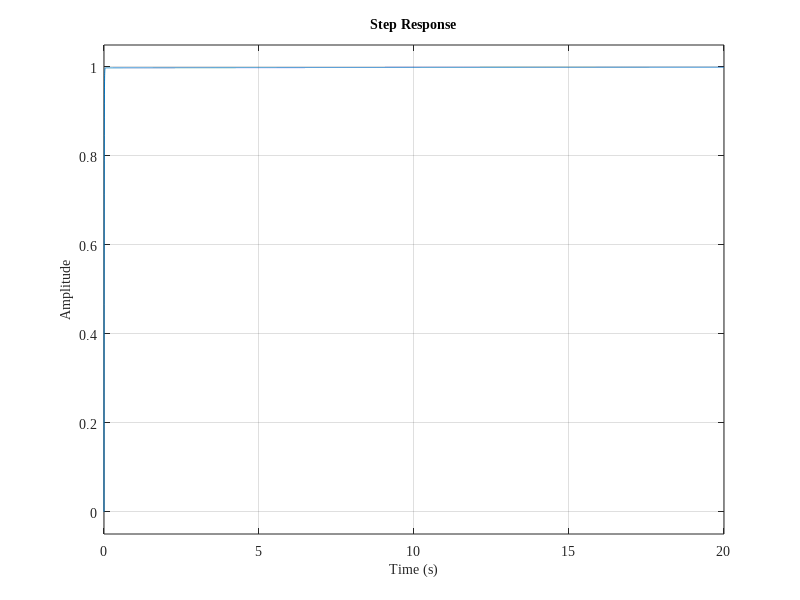
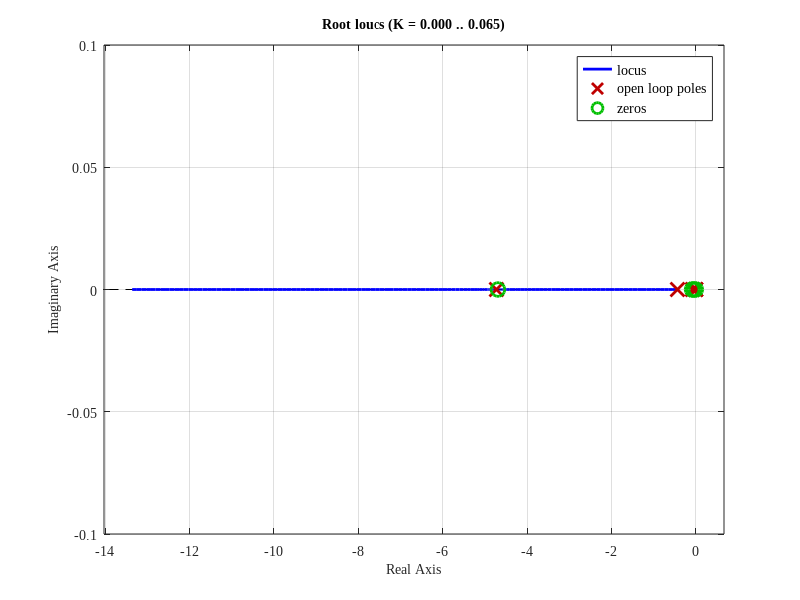
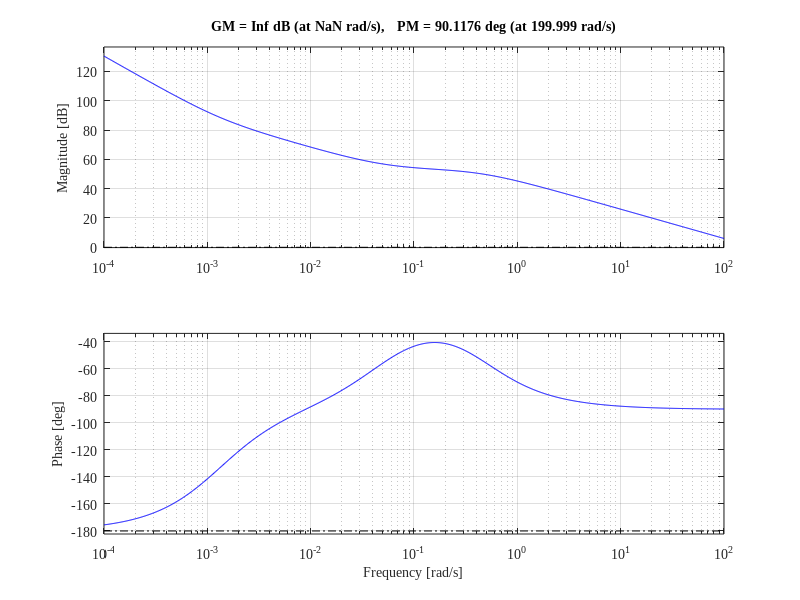

Source code (MATLAB) for these figures, in order:
clc
clear
close all

s = tf('s');

G = ((s+4.6919)*(s+0.0883)*(s+0.0013)) / ...
    (s^2*(s+0.0791)*(s+0.4354)*(s+4.7275));

%pidTuner(G,'PD');

%[C,info] = pidtune(G,'PD');
Kp = 10;
Ki = 0;
Kd = 200;

C = pid(Kp,Ki,Kd);
T = feedback(C*G,1);

%pole(T)
%step(T)
%rlocus(C*G)
%margin(C*G)

% Ensure Results folder exists
if ~exist('Results','dir')
    mkdir('Results');
end

figure
step(T)
grid on
% title('Closed-Loop Step Response', 'FontName', 'Times New Roman', 'FontSize', 12)
xlabel('Time (s)', 'FontName', 'Times New Roman', 'FontSize', 11)
ylabel('Amplitude', 'FontName', 'Times New Roman', 'FontSize', 11)
set(findall(gcf,'-property','FontName'), 'FontName', 'Times New Roman')
set(findall(gcf,'-property','FontSize'), 'FontSize', 10)
saveas(gcf, fullfile('Results','RootLocus2_Step.png'));

figure
rlocus(C*G)
grid on
% title('Root Locus: PD Controller Design', 'FontName', 'Times New Roman', 'FontSize', 12)
xlabel('Real Axis', 'FontName', 'Times New Roman', 'FontSize', 11)
ylabel('Imaginary Axis', 'FontName', 'Times New Roman', 'FontSize', 11)
set(findall(gcf,'-property','FontName'), 'FontName', 'Times New Roman')
set(findall(gcf,'-property','FontSize'), 'FontSize', 10)
saveas(gcf, fullfile('Results','RootLocus2_RootLocus.png'));

figure
margin(C*G)
grid on
% title('Bode Magnitude and Phase: PD*G', 'FontName', 'Times New Roman', 'FontSize', 12)
set(findall(gcf,'-property','FontName'), 'FontName', 'Times New Roman')
set(findall(gcf,'-property','FontSize'), 'FontSize', 10)
saveas(gcf, fullfile('Results','RootLocus2_Margin.png'));
